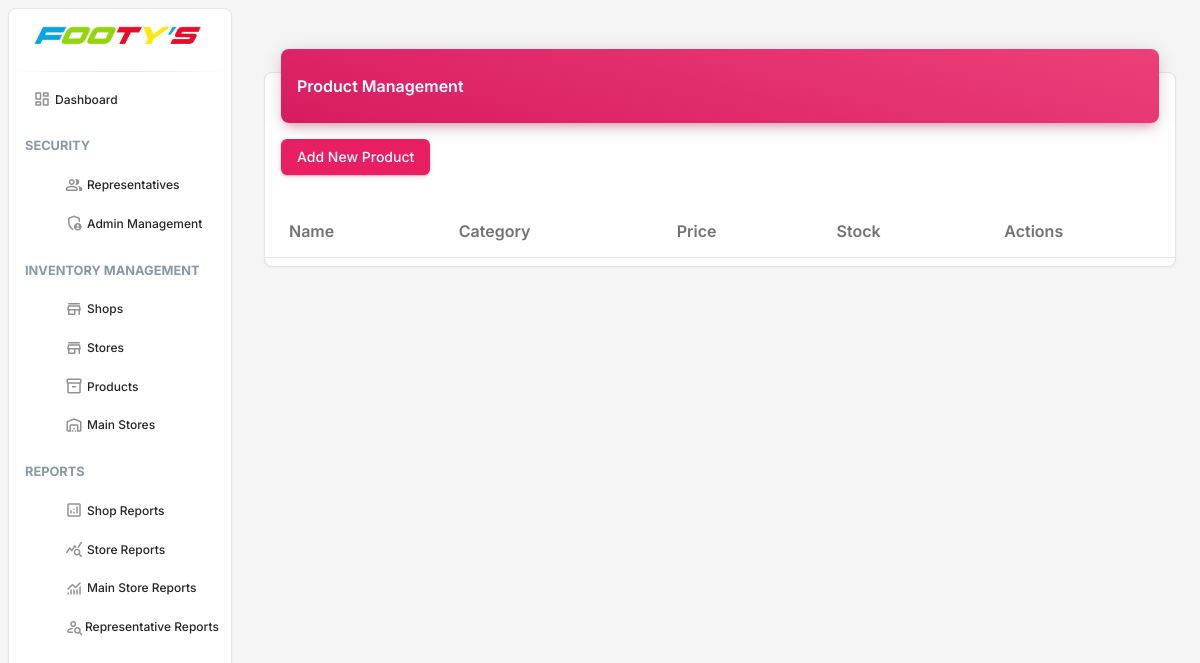
Before: /track-n-trace/admin/products/ (signed in) with the older database file.
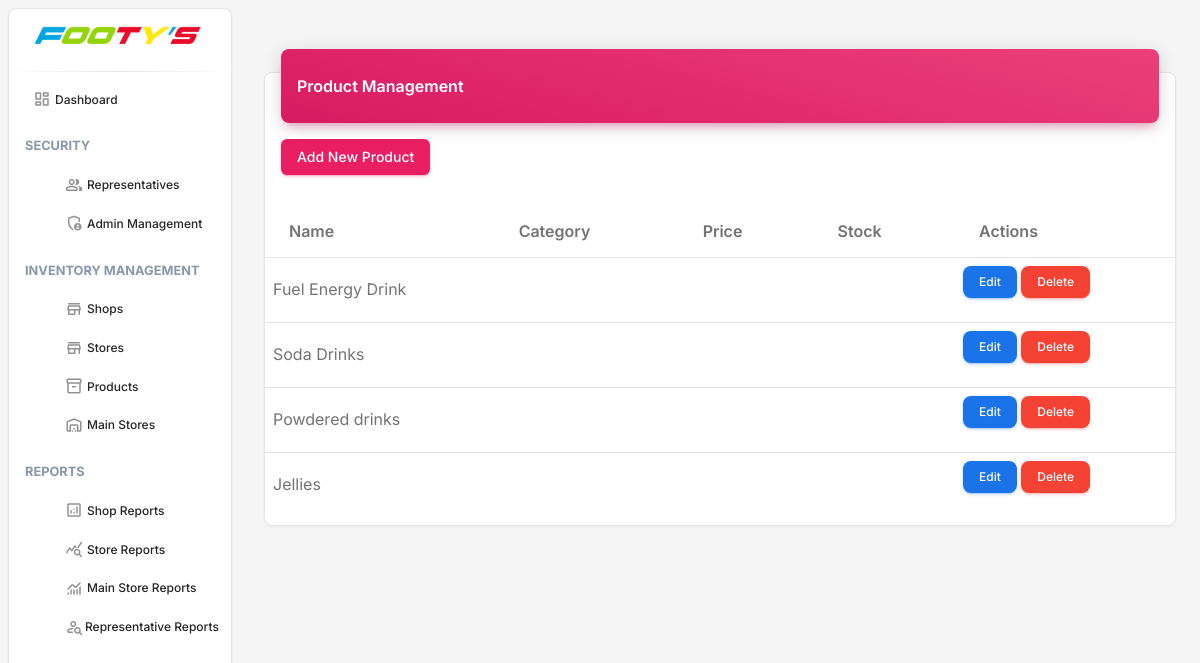
After: the same page with the newer database file.
### reptrack_trace/models.py (models this page shows, shortened)
class Product(models.Model):
    name = models.CharField(max_length=255, unique=True)
    description = models.TextField(blank=True)
    created_at = models.DateTimeField(auto_now_add=True)
    updated_at = models.DateTimeField(auto_now=True)

### reptrack_trace/views.py (the view)
# urls.py: path('admin/products/', views.AdminProductListView.as_view(), name='admin-product-list'),
class AdminProductListView(AdminRequiredMixin, ListView):
    model = Product
    template_name = 'admin/productlist.html'
    context_object_name = 'products'

### reptrack_trace/views.py (called while the page is built)
    def test_func(self):
        return self.request.user.is_authenticated and self.request.user.role == User.ADMIN

### core/templates/admin/productlist.html (shortened to what this page needs)
{% extends 'admin/base_admin.html' %}
{% load static %}
{% block content %}
<div class="container-fluid py-4">
    <div class="row">
        <div class="col-12">
            <div class="card my-4">
                <div class="card-header p-0 position-relative mt-n4 mx-3 z-index-2">
                    <div class="bg-gradient-primary shadow-primary border-radius-lg pt-4 pb-3">
                        <h6 class="text-white text-capitalize ps-3">Product Management</h6>
                    </div>
                </div>
                <div class="card-body px-0 pb-2">
                    <div class="table-responsive p-0">
                        <div class="px-3 pb-3">
                            <a href="{% url 'reptrack_trace:admin-product-create' %}" class="btn btn-primary">Add New Product</a>
                        </div>
                        <table class="table align-items-center mb-0">
                            <thead>
                                <tr>
                                    <th>Name</th>
                                    <th>Category</th>
                                    <th>Price</th>
                                    <th>Stock</th>
                                    <th>Actions</th>
                                </tr>
                            </thead>
                            <tbody>
                                {% for product in products %}
                                <tr>
                                    <td>{{ product.name }}</td>
                                    <td>{{ product.category }}</td>
                                    <td>{{ product.price }}</td>
                                    <td>{{ product.stock }}</td>
                                    <td>
                                        <a href="{% url 'reptrack_trace:admin-product-update' product.pk %}" class="btn btn-info btn-sm">Edit</a>
                                        <a href="{% url 'reptrack_trace:admin-product-delete' product.pk %}" class="btn btn-danger btn-sm">Delete</a>
                                    </td>
                                </tr>
                                {% endfor %}
                            </tbody>
                        </table>
                    </div>
                </div>
            </div>
        </div>
    </div>
</div>
{% endblock %}

Changed rows visible on the page:
added Product: name "Fuel Energy Drink"
added Product: name "Soda Drinks"
added Product: name "Powdered drinks"
added Product: name "Jellies"
